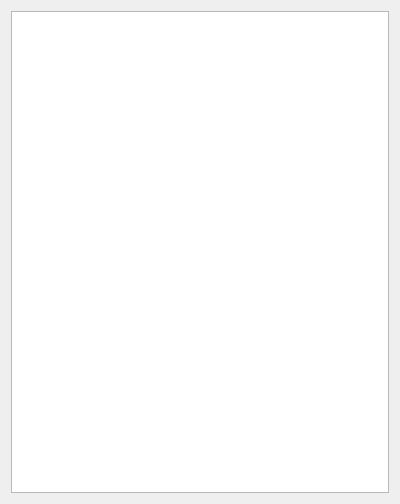
<?xml version="1.0" encoding="UTF-8"?>
<ui version="4.0">
 <class>WndDataShow</class>
 <widget class="QWidget" name="WndDataShow">
  <property name="geometry">
   <rect>
    <x>0</x>
    <y>0</y>
    <width>400</width>
    <height>504</height>
   </rect>
  </property>
  <property name="windowTitle">
   <string>Data show</string>
  </property>
  <layout class="QVBoxLayout" name="verticalLayout">
   <item>
    <widget class="QTreeView" name="tw_dataShow">
     <property name="wordWrap">
      <bool>true</bool>
     </property>
    </widget>
   </item>
  </layout>
 </widget>
 <resources/>
 <connections/>
</ui>
